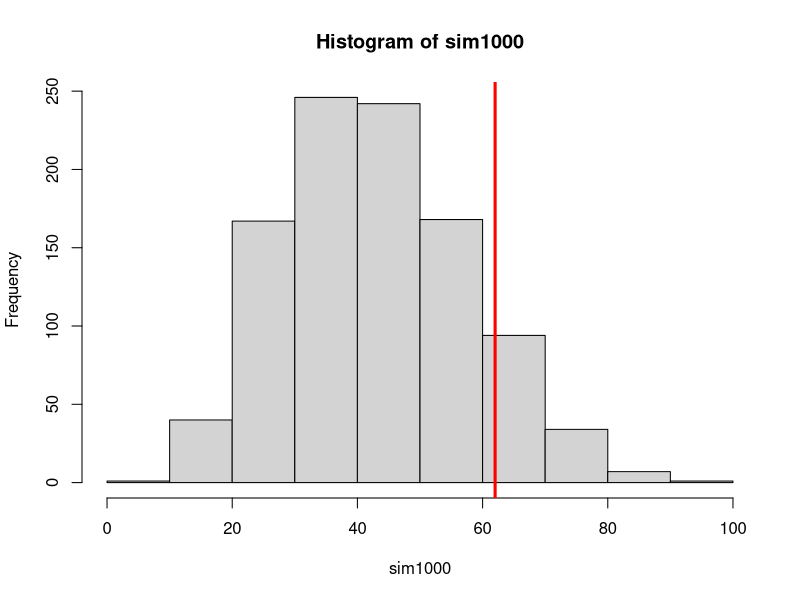
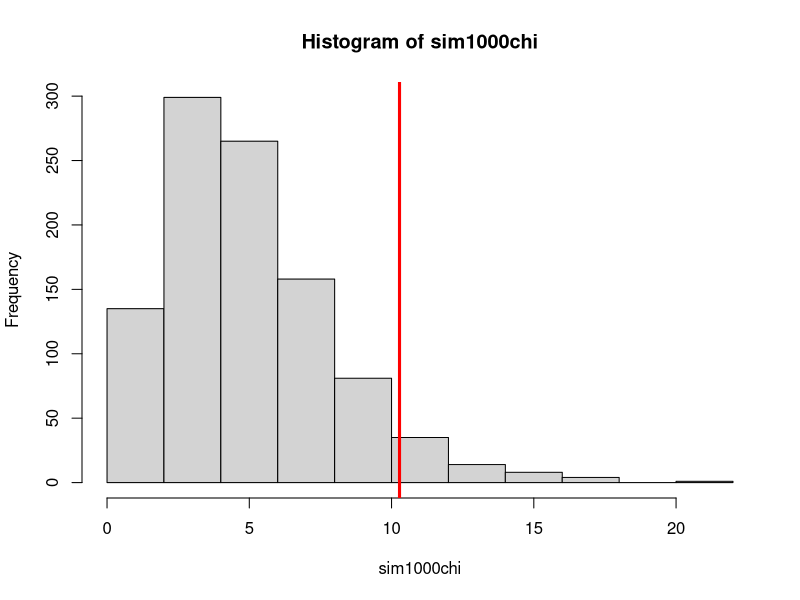
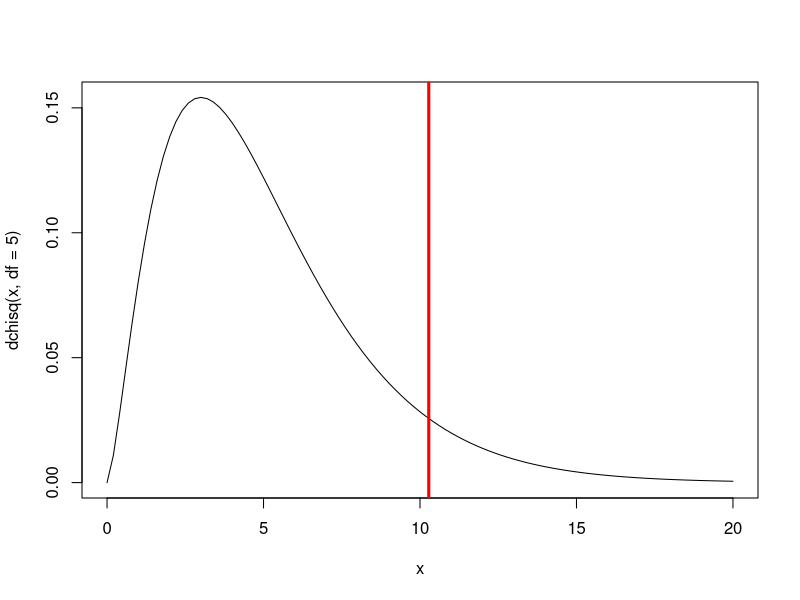

Write R code to recreate these figures, in order.
## ---- chunk 1
knitr::opts_chunk$set(echo = FALSE)
library(knitr)
## ---- chunk 2
side <- 1:6
num_times <- c(80, 103, 93, 105, 96, 123)
die_results = data.frame(side, num_times)
kable(die_results)
## ---- chunk 3
side <- 1:6
num_times <- c(80, 103, 93, 105, 96, 123)
die_results = data.frame(side, num_times)
kable(die_results)
## ---- chunk 4
num_times <- c(80, 103, 93, 105, 96, 123)

expected <- rep(100, 6)

differences = num_times-expected

differences
## ---- chunk 5
test_stat = sum(abs(differences))
test_stat
## ---- chunk 6
roll600 = sample.int(6, 600, replace=TRUE)

roll600
## ---- chunk 7
table(roll600)

sim_differences = table(roll600)-100

sum(abs(sim_differences))
## ---- chunk 8
sim1000 = replicate(1000, {
  roll600 = sample.int(6, 600, replace=TRUE)
  sim_differences = table(roll600)-100
  sum(abs(sim_differences))
})

## ---- chunk 9
hist(sim1000) 
abline(v=test_stat,
         col="red", lwd=3)
## ---- chunk 10
mean(sim1000 > test_stat)
## ---- chunk 11
num_times <- c(80, 103, 93, 105, 96, 123)

expected <- rep(100, 6)

differences = num_times-expected

(differences^2)/expected

chi_square = sum((differences^2)/expected)

chi_square
## ---- chunk 12
sim1000chi = replicate(1000, {
  roll600 = sample.int(6, 600, replace=TRUE)
  sim_differences = table(roll600)-100
  sum((sim_differences^2)/100)
})

## ---- chunk 13
hist(sim1000chi) 
abline(v=chi_square,
         col="red", lwd=3)
## ---- chunk 14
mean(sim1000chi > chi_square)
## ---- chunk 15
curve(dchisq(x, df = 5), from = 0, to = 20)
abline(v=chi_square,
         col="red", lwd=3)
## ---- chunk 16
1 - pchisq(chi_square, df=5)

## ---- chunk 17
births = c(70, 60, 57, 51, 60, 44, 39, 55, 59, 35, 30, 31)
names(births) = month.name

total_births = sum(births)
births
## ---- chunk 18
days_in_months = c(31, 28.25, 31, 30, 31, 30, 31, 31, 30, 31, 30, 31
)

names(days_in_months) = month.name

expected = total_births*(days_in_months/365.25)

expected
## ---- chunk 19
births-expected

sum((births-expected)^2/expected)
## ---- chunk 20
soccer_chi = sum((births-expected)^2/expected)

pchisq(soccer_chi, df=11)
1-pchisq(soccer_chi, df=11)
